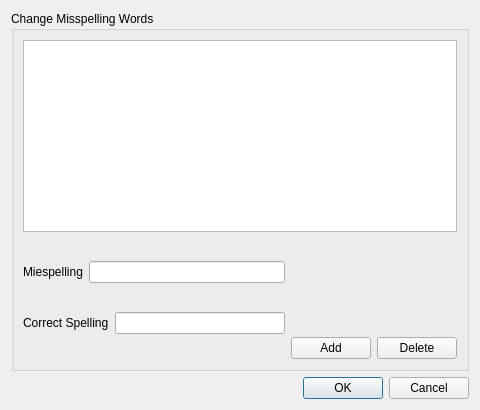
<?xml version="1.0" encoding="UTF-8"?>
<ui version="4.0">
 <class>Dialog2</class>
 <widget class="QDialog" name="Dialog2">
  <property name="geometry">
   <rect>
    <x>0</x>
    <y>0</y>
    <width>480</width>
    <height>410</height>
   </rect>
  </property>
  <property name="windowTitle">
   <string>Misspelling Words Options</string>
  </property>
  <layout class="QVBoxLayout" name="verticalLayout_4">
   <item>
    <widget class="QGroupBox" name="groupBox">
     <property name="title">
      <string>Change Misspelling Words</string>
     </property>
     <layout class="QVBoxLayout" name="verticalLayout_3">
      <item>
       <widget class="QTableWidget" name="tableWidget"/>
      </item>
      <item>
       <layout class="QHBoxLayout" name="horizontalLayout_4">
        <item>
         <layout class="QVBoxLayout" name="verticalLayout_2">
          <item>
           <layout class="QHBoxLayout" name="horizontalLayout">
            <item>
             <widget class="QLabel" name="label">
              <property name="text">
               <string>Miespelling</string>
              </property>
              <property name="buddy">
               <cstring>lineEdit</cstring>
              </property>
             </widget>
            </item>
            <item>
             <widget class="QLineEdit" name="lineEdit"/>
            </item>
           </layout>
          </item>
          <item>
           <layout class="QHBoxLayout" name="horizontalLayout_2">
            <item>
             <widget class="QLabel" name="label_2">
              <property name="text">
               <string>Correct Spelling</string>
              </property>
              <property name="buddy">
               <cstring>lineEdit_2</cstring>
              </property>
             </widget>
            </item>
            <item>
             <widget class="QLineEdit" name="lineEdit_2"/>
            </item>
           </layout>
          </item>
         </layout>
        </item>
        <item>
         <layout class="QVBoxLayout" name="verticalLayout">
          <item>
           <spacer name="verticalSpacer">
            <property name="orientation">
             <enum>Qt::Vertical</enum>
            </property>
            <property name="sizeHint" stdset="0">
             <size>
              <width>20</width>
              <height>40</height>
             </size>
            </property>
           </spacer>
          </item>
          <item>
           <layout class="QHBoxLayout" name="horizontalLayout_3">
            <item>
             <widget class="QPushButton" name="addButton">
              <property name="text">
               <string>Add</string>
              </property>
             </widget>
            </item>
            <item>
             <widget class="QPushButton" name="deleteButton">
              <property name="text">
               <string>Delete</string>
              </property>
             </widget>
            </item>
           </layout>
          </item>
         </layout>
        </item>
       </layout>
      </item>
     </layout>
    </widget>
   </item>
   <item>
    <widget class="QDialogButtonBox" name="buttonBox">
     <property name="orientation">
      <enum>Qt::Horizontal</enum>
     </property>
     <property name="standardButtons">
      <set>QDialogButtonBox::Cancel|QDialogButtonBox::Ok</set>
     </property>
    </widget>
   </item>
  </layout>
 </widget>
 <resources/>
 <connections>
  <connection>
   <sender>buttonBox</sender>
   <signal>accepted()</signal>
   <receiver>Dialog2</receiver>
   <slot>accept()</slot>
   <hints>
    <hint type="sourcelabel">
     <x>248</x>
     <y>254</y>
    </hint>
    <hint type="destinationlabel">
     <x>157</x>
     <y>274</y>
    </hint>
   </hints>
  </connection>
  <connection>
   <sender>buttonBox</sender>
   <signal>rejected()</signal>
   <receiver>Dialog2</receiver>
   <slot>reject()</slot>
   <hints>
    <hint type="sourcelabel">
     <x>316</x>
     <y>260</y>
    </hint>
    <hint type="destinationlabel">
     <x>286</x>
     <y>274</y>
    </hint>
   </hints>
  </connection>
 </connections>
</ui>
